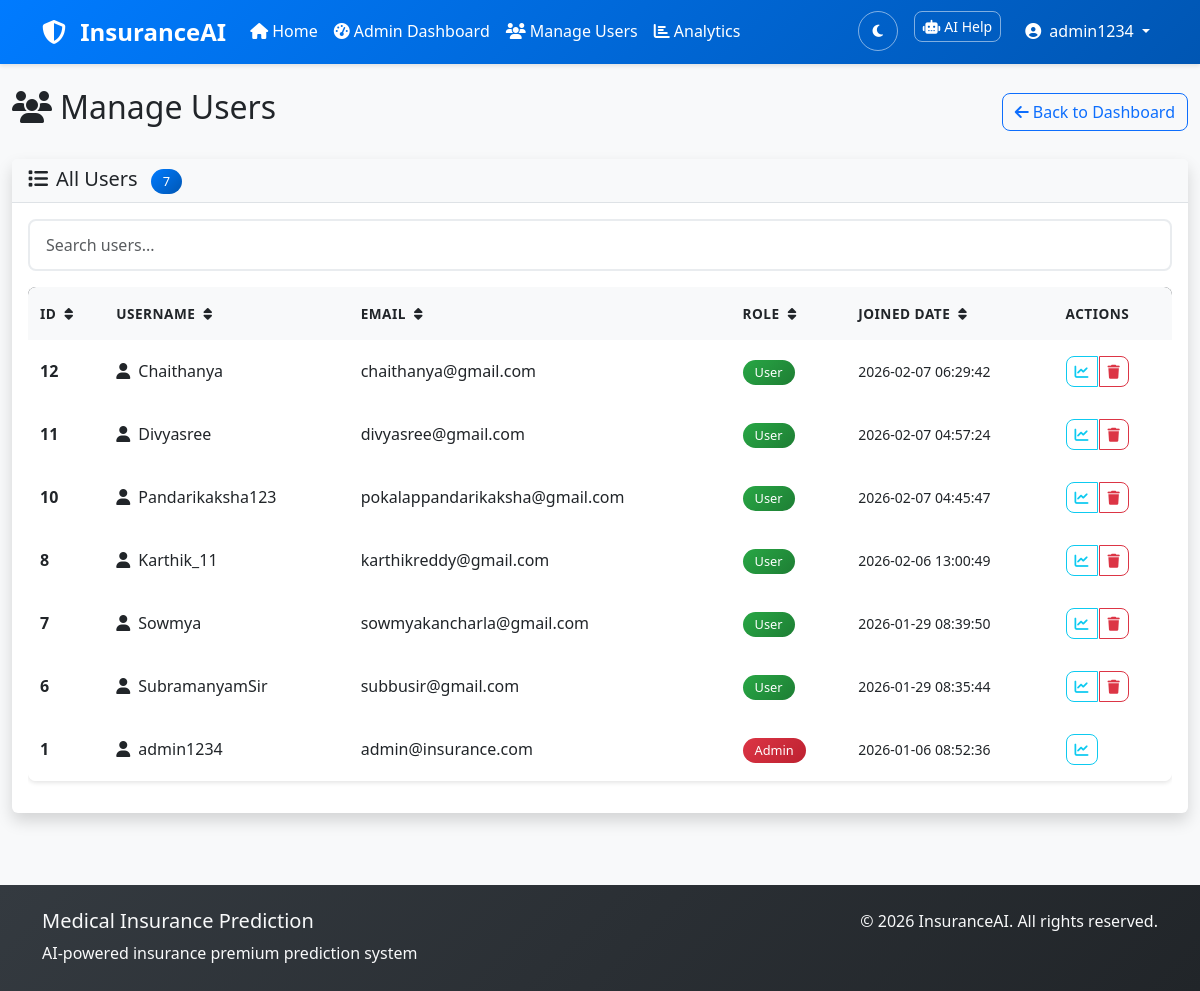
Page /admin/users (signed in) on the committed database.
### tables this page shows
CREATE TABLE users (
    id INTEGER PRIMARY KEY AUTOINCREMENT,
    username VARCHAR(80) UNIQUE NOT NULL,
    email VARCHAR(120) UNIQUE NOT NULL,
    password_hash VARCHAR(255) NOT NULL,
    is_admin BOOLEAN DEFAULT FALSE,
    created_at TIMESTAMP DEFAULT CURRENT_TIMESTAMP
);

### routes/admin.py (the view)
@admin_bp.route('/users')
@login_required
@admin_required
def manage_users():
    users = get_all_users()
    return render_template('admin/manage_users.html', users=users)

### app.py (called while the page is built)
@login_manager.user_loader
def load_user(user_id):
    from database.db_manager import get_user_by_id
    return get_user_by_id(user_id)

### database/db_manager.py (called while the page is built)
def get_db_connection():
    conn = sqlite3.connect(Config.DATABASE_PATH)
    conn.row_factory = sqlite3.Row
    return conn

def get_user_by_id(user_id):
    conn = get_db_connection()
    user = conn.execute(
        'SELECT * FROM users WHERE id = ?',
        (user_id,)
    ).fetchone()
    conn.close()
    if user:
        return User(user['id'], user['username'], user['email'], user['is_admin'])
    return None

def get_all_users():
    conn = get_db_connection()
    users = conn.execute(
        'SELECT id, username, email, is_admin, created_at FROM users ORDER BY created_at DESC'
    ).fetchall()
    conn.close()
    return users

### routes/admin.py (called while the page is built)
def admin_required(f):
    @wraps(f)
    def decorated_function(*args, **kwargs):
        if not current_user.is_authenticated or not current_user.is_admin:
            flash('Admin access required.', 'error')
            return redirect(url_for('auth.login'))
        return f(*args, **kwargs)
    return decorated_function

### templates/admin/manage_users.html (shortened to what this page needs)
{% extends "base.html" %}
{% block content %}
<div class="container-fluid">
    <div class="row mb-4">
        <div class="col-12">
            <div class="d-flex justify-content-between align-items-center">
                <h2><i class="fas fa-users me-2"></i>Manage Users</h2>
                <a href="{{ url_for('admin.dashboard') }}" class="btn btn-outline-primary">
                    <i class="fas fa-arrow-left me-1"></i>Back to Dashboard
                </a>
            </div>
        </div>
    </div>
    <div class="row">
        <div class="col-12">
            <div class="card shadow">
                <div class="card-header">
                    <h5 class="mb-0">
                        <i class="fas fa-list me-2"></i>All Users
                        <span class="badge bg-primary ms-2">{{ users|length }}</span>
                    </h5>
                </div>
                <div class="card-body">
                    {% if users %}
                        <div class="table-responsive">
                            <table class="table table-hover" id="usersTable">
                                <thead class="table-dark">
                                    <tr>
                                        <th>ID</th>
                                        <th>Username</th>
                                        <th>Email</th>
                                        <th>Role</th>
                                        <th>Joined Date</th>
                                        <th>Actions</th>
                                    </tr>
                                </thead>
                                <tbody>
                                    {% for user in users %}
                                    <tr>
                                        <td><strong>{{ user['id'] }}</strong></td>
                                        <td>
                                            <i class="fas fa-user me-1"></i>
                                            {{ user['username'] }}
                                        </td>
                                        <td>{{ user['email'] }}</td>
                                        <td>
                                            {% if user['is_admin'] %}
                                                <span class="badge bg-danger">Admin</span>
                                            {% else %}
                                                <span class="badge bg-success">User</span>
                                            {% endif %}
                                        </td>
                                        <td>
                                            <small>{{ user['created_at'][:19] }}</small>
                                        </td>
                                        <td>
                                            <div class="btn-group" role="group">
                                                <button class="btn btn-sm btn-outline-info"
                                                        onclick="viewUserActivity({{ user['id'] }})"
                                                        data-bs-toggle="tooltip" title="View Activity">
                                                    <i class="fas fa-chart-line"></i>
                                                </button>
                                                {% if not user['is_admin'] %}
                                                <button class="btn btn-sm btn-outline-danger"
                                                        onclick="confirmDeleteUser({{ user['id'] }}, '{{ user['username'] }}')"
                                                        data-bs-toggle="tooltip" title="Delete User">
                                                    <i class="fas fa-trash"></i>
                                                </button>
                                                {% endif %}
                                            </div>
                                        </td>
                                    </tr>
                                    {% endfor %}
                                </tbody>
                            </table>
                        </div>
                    {% else %}
                        <div class="text-center py-5">
                            <i class="fas fa-users text-muted" style="font-size: 4rem; opacity: 0.3;"></i>
                            <h4 class="mt-3 text-muted">No Users Found</h4>
                            <p class="text-muted">Users will appear here when they register.</p>
                        </div>
                    {% endif %}
                </div>
            </div>
        </div>
    </div>
</div>
{% endblock %}

### templates/base.html (shortened to what this page needs)
<!DOCTYPE html>
<html lang="en">
<head>
    <link href="https://cdnjs.cloudflare.com/ajax/libs/bootstrap/5.3.0/css/bootstrap.min.css" rel="stylesheet">
    <link href="https://cdnjs.cloudflare.com/ajax/libs/font-awesome/6.4.0/css/all.min.css" rel="stylesheet">
    <link href="{{ url_for('static', filename='css/style.css') }}" rel="stylesheet">
</head>
<body>
    <nav class="navbar navbar-expand-lg navbar-dark bg-primary">
        <div class="container">
            <a class="navbar-brand" href="{{ url_for('index') }}">
                <i class="fas fa-shield-alt me-2"></i>
                InsuranceAI
            </a>
            <div class="collapse navbar-collapse" id="navbarNav">
                <ul class="navbar-nav me-auto">
                    <li class="nav-item">
                        <a class="nav-link" href="{{ url_for('index') }}">
                            <i class="fas fa-home me-1"></i>Home
                        </a>
                    </li>
                    {% if current_user.is_authenticated %}
                        {% if current_user.is_admin %}
                            <li class="nav-item">
                                <a class="nav-link" href="{{ url_for('admin.dashboard') }}">
                                    <i class="fas fa-tachometer-alt me-1"></i>Admin Dashboard
                                </a>
                            </li>
                            <li class="nav-item">
                                <a class="nav-link" href="{{ url_for('admin.manage_users') }}">
                                    <i class="fas fa-users me-1"></i>Manage Users
                                </a>
                            </li>
                            <li class="nav-item">
                                <a class="nav-link" href="{{ url_for('admin.analytics') }}">
                                    <i class="fas fa-chart-bar me-1"></i>Analytics
                                </a>
                            </li>
                        {% endif %}
                    {% endif %}
                </ul>
                <ul class="navbar-nav">
                    <li class="nav-item me-3">
                        <button class="btn btn-outline-light btn-sm" id="themeToggle" onclick="toggleTheme()">
                            <i class="fas fa-moon" id="themeIcon"></i>
                        </button>
                    </li>
                    {% if current_user.is_authenticated %}
                        <li class="nav-item me-3">
                            <button class="btn btn-outline-light btn-sm" onclick="toggleChatbot()">
                                <i class="fas fa-robot me-1"></i>AI Help
                            </button>
                        </li>
                        <li class="nav-item dropdown">
                            <a class="nav-link dropdown-toggle" href="#" id="userDropdown" role="button" data-bs-toggle="dropdown">
                                <i class="fas fa-user-circle me-1"></i>
                                {{ current_user.username }}
                            </a>
                        </li>
                    {% endif %}
                </ul>
            </div>
        </div>
    </nav>
    <main class="py-4">
        {% block content %}{% endblock %}
    </main>
    <footer class="bg-dark text-light py-4 mt-5">
        <div class="container">
            <div class="row">
                <div class="col-md-6">
                    <h5>Medical Insurance Prediction</h5>
                    <p class="mb-0">AI-powered insurance premium prediction system</p>
                </div>
                <div class="col-md-6 text-end">
                    <p class="mb-0">&copy; 2026 InsuranceAI. All rights reserved.</p>
                </div>
            </div>
        </div>
    </footer>
</body>
</html>

### static/css/style.css (style rules this page uses)
:root { --primary-color: #007bff; --secondary-color: #6c757d; --success-color: #28a745; --danger-color: #dc3545; --warning-color: #ffc107; --info-color: #17a2b8; --light-color: #f8f9fa; --dark-color: #343a40; --bg-color: #ffffff; --bg-secondary: #f8f9fa; --text-color: #212529; --text-secondary: #6c757d; --border-color: #dee2e6; --shadow: rgba(0, 0, 0, 0.1); }
body { font-family: 'Segoe UI', Tahoma, Geneva, Verdana, sans-serif; background-color: var(--bg-color); color: var(--text-color); line-height: 1.6; transition: background-color 0.3s ease, color 0.3s ease; }
.navbar-brand { font-weight: 700; font-size: 1.5rem; }
.card { transition: all 0.3s ease; border: none; box-shadow: 0 2px 4px var(--shadow); background-color: var(--bg-color); color: var(--text-color); }
.btn { border-radius: 8px; font-weight: 500; transition: all 0.3s ease; }
#themeToggle { border-radius: 50%; width: 40px; height: 40px; display: flex; align-items: center; justify-content: center; transition: all 0.3s ease; }
.table { border-radius: 8px; overflow: hidden; box-shadow: 0 2px 4px var(--shadow); background-color: var(--bg-color); color: var(--text-color); }
.table th { border: none; font-weight: 600; text-transform: uppercase; font-size: 0.85rem; letter-spacing: 0.5px; padding: 16px 12px; background-color: var(--bg-secondary); color: var(--text-color); }
.table td { border: none; padding: 16px 12px; vertical-align: middle; border-bottom: 1px solid var(--border-color); }
.table-dark { background-color: var(--dark-color) !important; color: white !important; }
.badge { font-size: 0.8rem; padding: 6px 12px; border-radius: 20px; font-weight: 500; }
.bg-primary { background: linear-gradient(135deg, #007bff 0%, #0056b3 100%) !important; }
.bg-success { background: linear-gradient(135deg, #28a745 0%, #1e7e34 100%) !important; }
.bg-danger { background: linear-gradient(135deg, #dc3545 0%, #bd2130 100%) !important; }
.navbar { box-shadow: 0 2px 4px var(--shadow); background-color: var(--bg-color) !important; }
.nav-link { font-weight: 500; transition: all 0.3s ease; color: white !important; }
footer { margin-top: auto; background: linear-gradient(135deg, #343a40 0%, #212529 100%) !important; }
.btn-outline-light { color: white; border-color: rgba(255, 255, 255, 0.5); }
* { transition: background-color 0.3s ease, color 0.3s ease, border-color 0.3s ease; }
.card-header { background-color: var(--bg-secondary); border-bottom: 1px solid var(--border-color); color: var(--text-color); }
#themeToggle { position: relative; overflow: hidden; }
#themeToggle::before { content: ''; position: absolute; top: 50%; left: 50%; width: 0; height: 0; background: rgba(255, 255, 255, 0.3); border-radius: 50%; transition: all 0.3s ease; transform: translate(-50%, -50%); }
:root { --primary-color: #007bff; --secondary-color: #6c757d; --success-color: #28a745; --danger-color: #dc3545; --warning-color: #ffc107; --info-color: #17a2b8; --light-color: #f8f9fa; --dark-color: #343a40; }
body { font-family: 'Segoe UI', Tahoma, Geneva, Verdana, sans-serif; background-color: #f8f9fa; line-height: 1.6; }
.card { transition: all 0.3s ease; border: none; box-shadow: 0 2px 4px rgba(0,0,0,0.1); }
.table { border-radius: 8px; overflow: hidden; box-shadow: 0 2px 4px rgba(0,0,0,0.1); }
.table th { border: none; font-weight: 600; text-transform: uppercase; font-size: 0.85rem; letter-spacing: 0.5px; padding: 16px 12px; }
.table td { border: none; padding: 16px 12px; vertical-align: middle; }
.navbar { box-shadow: 0 2px 4px rgba(0,0,0,0.1); }
.nav-link { font-weight: 500; transition: all 0.3s ease; }

### templates/admin/manage_users.html (style rules this page uses)
.table th { user-select: none; }
.btn-group .btn { margin-right: 2px; }

### rows in the picture
users: username "admin1234", id "1", email "admin@insurance.com", is_admin "Admin", created_at "2026-01-06 08:52:36"
users: id "12", username "Chaithanya", email "chaithanya@gmail.com", is_admin "User", created_at "2026-02-07 06:29:42"
users: id "11", username "Divyasree", email "divyasree@gmail.com", is_admin "User", created_at "2026-02-07 04:57:24"
users: id "10", username "Pandarikaksha123", email "pokalappandarikaksha@gmail.com", is_admin "User", created_at "2026-02-07 04:45:47"
users: id "8", username "Karthik_11", email "karthikreddy@gmail.com", is_admin "User", created_at "2026-02-06 13:00:49"
users: id "7", username "Sowmya", email "sowmyakancharla@gmail.com", is_admin "User", created_at "2026-01-29 08:39:50"
users: id "6", username "SubramanyamSir", email "subbusir@gmail.com", is_admin "User", created_at "2026-01-29 08:35:44"

### other values in the picture
{{ users|length }} "7"
